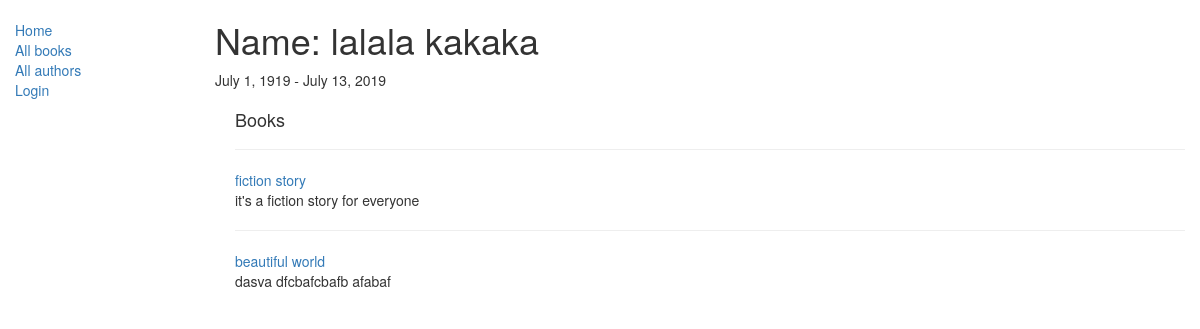
The app's page /catalog/author/1 with its own data.
### catalog/models.py (models this page shows, shortened)
class Author(models.Model):
    first_name = models.CharField(max_length = 100)
    last_name = models.CharField(max_length =100)
    date_of_birth = models.DateField(null=True, blank=True)
    date_of_death = models.DateField('Died',null=True,blank=True)
    class Meta:
        ordering = ['last_name','first_name']

class Book(models.Model):
    title = models.CharField(max_length=200)
    author = models.ForeignKey('Author', on_delete=models.SET_NULL, null=True)
    summary = models.TextField(max_length=1000, help_text='Enter a brief description of the book')
    isbn = models.CharField('ISBN',max_length=13, help_text='13 Character <a href="https://www.isbn-international.org/content/what-isbn">ISBN number</a>')
    genre = models.ManyToManyField('Genre', help_text='Select a genre for this book')
    def get_absolute_url(self):
        return reverse("book-detail", args=[str(self.id)])
    def display_genre(self):
        return ', '.join([ genre.name for genre in self.genre.all()[:3] ])
    display_genre.short_description = 'Genre'

### catalog/views.py (the view)
# urls.py: path('author/<int:pk>', views.AuthorDetailView.as_view(), name='author-detail'),
class AuthorDetailView(generic.DetailView):
    model = Author

### catalog/templates/catalog/author_detail.html
{% extends "base_generic.html" %}
{% block content %}
  <h1>Name: {{ author.first_name }} {{author.last_name}}</h1>
    {{author.date_of_birth}} - {{author.date_of_death}}
  <div style="margin-left:20px;margin-top:20px">
    <h4>Books</h4>
    {% for copy in author.book_set.all %}
    <hr>
    <a href="{{ copy.get_absolute_url }}">{{ copy.title }}</a>
    <p>{{copy.summary}}</p>
    {% endfor %}
  </div>
{% endblock %}

### records on screen
Author: first_name "lalala", last_name "kakaka", date_of_birth "July 1, 1919", date_of_death "July 13, 2019"
Book: title "fiction story", summary "it's a fiction story for everyone"
Book: title "beautiful world", summary "dasva dfcbafcbafb afabaf"
